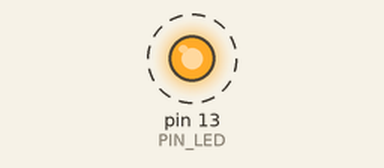
The sketch below on a simulated Arduino Uno, built with avr-gcc and run on an emulated ATmega328P. Shown: output pins drawn as LEDs (lit = HIGH). Dashed ring = blinking. What the sketch prints to the serial monitor is not drawn.

Above: at 0.5 s.
Timing chart, 0 to 4.6 s (numbered marks = the images above):
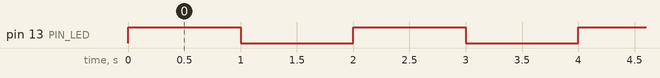

The sketch:

04_exmaple_3.ino
```cpp
#define PIN_LED 13
unsigned int count = 0;
unsigned int toggle = 0;

void setup() {
  pinMode(PIN_LED, OUTPUT);
  Serial.begin(115200); // Initialize serial port
  while (!Serial) {
    ; // wait for serial port to connect.
  }
  Serial.println("Hello World!");
  count = toggle = 0;
  digitalWrite(PIN_LED, LOW); // turn off LED.
}

void loop() {
  Serial.println(++count);

  toggle = !toggle; // toggle LED value.
  digitalWrite(PIN_LED, toggle); // update LED status.

  delay(1000); // wait for 1,000 milliseconds
}

  int toggle_state(int toggle) {
    return toggle;
  }
```

Measured:
- by itself, pin 13 (PIN_LED): alternates HIGH for 1.0 s and LOW for 1.0 s
